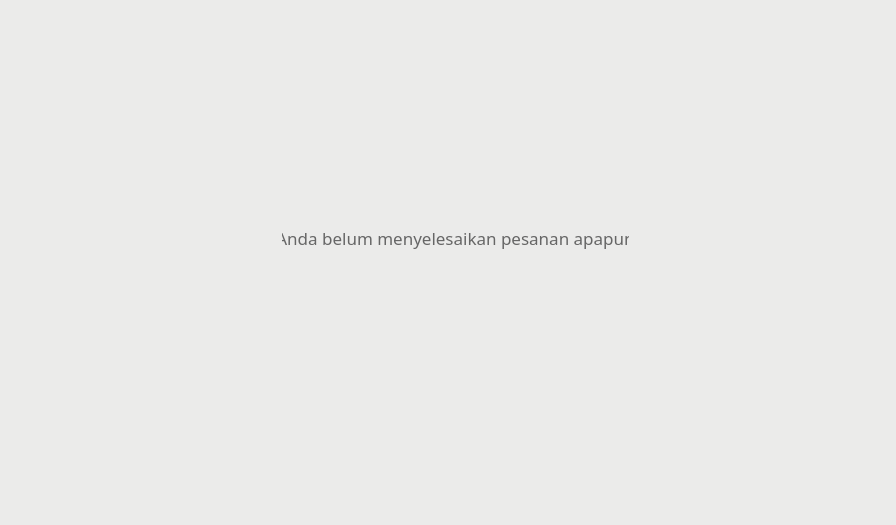
<?xml version="1.0" encoding="UTF-8"?>
<ui version="4.0">
 <class>form_psnJasa</class>
 <widget class="QWidget" name="form_psnJasa">
  <property name="geometry">
   <rect>
    <x>0</x>
    <y>0</y>
    <width>896</width>
    <height>525</height>
   </rect>
  </property>
  <property name="font">
   <font>
    <pointsize>6</pointsize>
   </font>
  </property>
  <property name="windowTitle">
   <string/>
  </property>
  <property name="styleSheet">
   <string notr="true">background-color: #ebebea;</string>
  </property>
  <widget class="QWidget" name="form_dboardRwyPesanan" native="true">
   <property name="geometry">
    <rect>
     <x>38</x>
     <y>20</y>
     <width>842</width>
     <height>454</height>
    </rect>
   </property>
   <property name="styleSheet">
    <string notr="true">background-color: #ebebea;</string>
   </property>
   <widget class="QScrollArea" name="scrollArea">
    <property name="geometry">
     <rect>
      <x>0</x>
      <y>0</y>
      <width>842</width>
      <height>454</height>
     </rect>
    </property>
    <property name="styleSheet">
     <string notr="true">border: 2px solid transparent;
background-color: transparent;</string>
    </property>
    <property name="widgetResizable">
     <bool>true</bool>
    </property>
    <widget class="QWidget" name="scrollAreaWidgetContents">
     <property name="geometry">
      <rect>
       <x>0</x>
       <y>0</y>
       <width>818</width>
       <height>450</height>
      </rect>
     </property>
     <property name="sizePolicy">
      <sizepolicy hsizetype="Fixed" vsizetype="Fixed">
       <horstretch>0</horstretch>
       <verstretch>0</verstretch>
      </sizepolicy>
     </property>
     <layout class="QVBoxLayout" name="verticalLayout_2">
      <property name="spacing">
       <number>10</number>
      </property>
      <property name="leftMargin">
       <number>90</number>
      </property>
      <property name="topMargin">
       <number>20</number>
      </property>
      <property name="rightMargin">
       <number>90</number>
      </property>
      <property name="bottomMargin">
       <number>30</number>
      </property>
      <item>
       <widget class="QFrame" name="frame_rwyKosong">
        <property name="minimumSize">
         <size>
          <width>638</width>
          <height>400</height>
         </size>
        </property>
        <property name="styleSheet">
         <string notr="true">background-color:transparent;</string>
        </property>
        <property name="frameShape">
         <enum>QFrame::StyledPanel</enum>
        </property>
        <property name="frameShadow">
         <enum>QFrame::Raised</enum>
        </property>
        <widget class="QLabel" name="Lbl_rwyKosong">
         <property name="geometry">
          <rect>
           <x>150</x>
           <y>180</y>
           <width>351</width>
           <height>31</height>
          </rect>
         </property>
         <property name="font">
          <font>
           <family>Montaser Arabic</family>
           <pointsize>13</pointsize>
          </font>
         </property>
         <property name="styleSheet">
          <string notr="true">font-family: Montaser Arabic;
color: #666666;
background-color: transparent;</string>
         </property>
         <property name="text">
          <string>Anda belum menyelesaikan pesanan apapun</string>
         </property>
         <property name="alignment">
          <set>Qt::AlignCenter</set>
         </property>
        </widget>
       </widget>
      </item>
     </layout>
    </widget>
   </widget>
   <widget class="QLabel" name="label">
    <property name="geometry">
     <rect>
      <x>0</x>
      <y>112</y>
      <width>842</width>
      <height>341</height>
     </rect>
    </property>
    <property name="text">
     <string/>
    </property>
    <property name="pixmap">
     <pixmap resource="../Resources_rc/resources.qrc">:/Images/Aset/Shadow_blue.jpg</pixmap>
    </property>
    <property name="scaledContents">
     <bool>true</bool>
    </property>
   </widget>
   <zorder>label</zorder>
   <zorder>scrollArea</zorder>
  </widget>
 </widget>
 <resources>
  <include location="../Resources_rc/resources.qrc"/>
  <include location="../Resources_rc/resources.qrc"/>
  <include location="../Resources_rc/resources.qrc"/>
 </resources>
 <connections/>
</ui>
